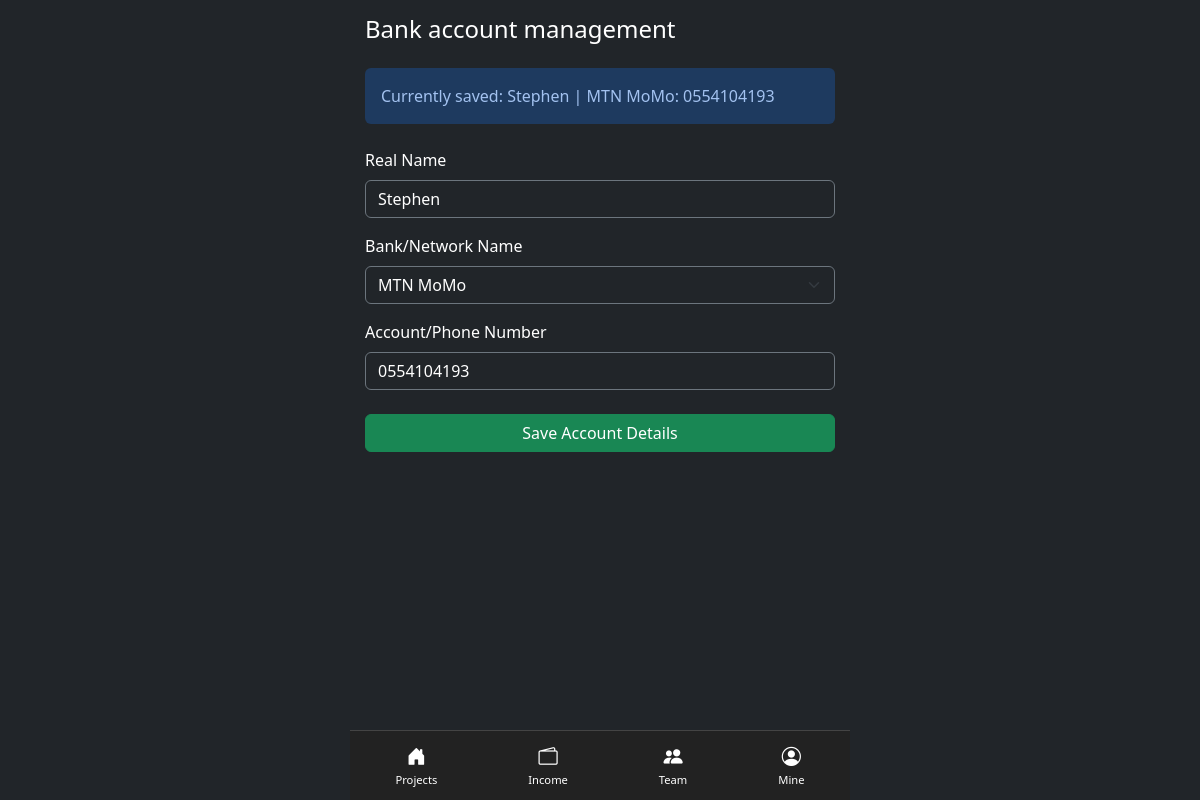
The app's page /bank-management/ (signed in) with its own data.
### dashboard/models.py (models this page shows)
class UserBankAccount(models.Model):
    user = models.ForeignKey('dashboard.Users', on_delete=models.CASCADE)
    real_name = models.CharField(max_length=100)
    network_name = models.CharField(max_length=50)
    account_number = models.CharField(max_length=50)

### dashboard/views.py (the view, shortened to what this page needs)
# urls.py: path('bank-management/', views.bank_management_view, name='bank_management'),
def bank_management_view(request):
    mobile = request.session.get('user_mobile')
    if not mobile:
        return redirect('login')
    user = Users.objects.filter(mobile=mobile).first()
    if not user:
        return redirect('login')
    try:
        bank_info = UserBankAccount.objects.get(user=user)
    except UserBankAccount.DoesNotExist:
        bank_info = None
    return render(request, 'bank_management.html', {'bank_info': bank_info})

### dashboard/templates/bank_management.html (shortened to what this page needs)
{% extends 'base.html' %}
{% block content %}
<h4 class="text-white mb-4">Bank account management</h4>
{% if bank_info %}
<div class="p-3 mb-4 rounded" style="background: #1e3a5f; color: #a3c2f0;">
    Currently saved: {{ bank_info.real_name }} | {{ bank_info.network_name }}: {{ bank_info.account_number }}
</div>
{% endif %}
<form method="POST">
    <label class="text-white mb-2">Real Name</label>
<input type="text" name="real_name" value="{{ bank_info.real_name|default:'' }}" class="form-control bg-dark text-white border-secondary mb-3" required>
<label class="text-white mb-2">Bank/Network Name</label>
<select name="network_name" class="form-select bg-dark text-white border-secondary mb-3">
    <option value="MTN MoMo" {% if bank_info.network_name == "MTN MoMo" %}selected{% endif %}>MTN MoMo</option>
</select>
<label class="text-white mb-2">Account/Phone Number</label>
<input type="text" name="account_number" value="{{ bank_info.account_number|default:'' }}" class="form-control bg-dark text-white border-secondary mb-4" required>
    <button type="submit" class="btn btn-success w-100">Save Account Details</button>
</form>
{% endblock %}

### dashboard/templates/base.html (style rules this page uses)
html, body { height: 100%; margin: 0; padding: 0; overflow: hidden; background-color: #212529; }

### records on screen
UserBankAccount: real_name "Stephen", network_name "MTN MoMo", account_number "0554104193"
